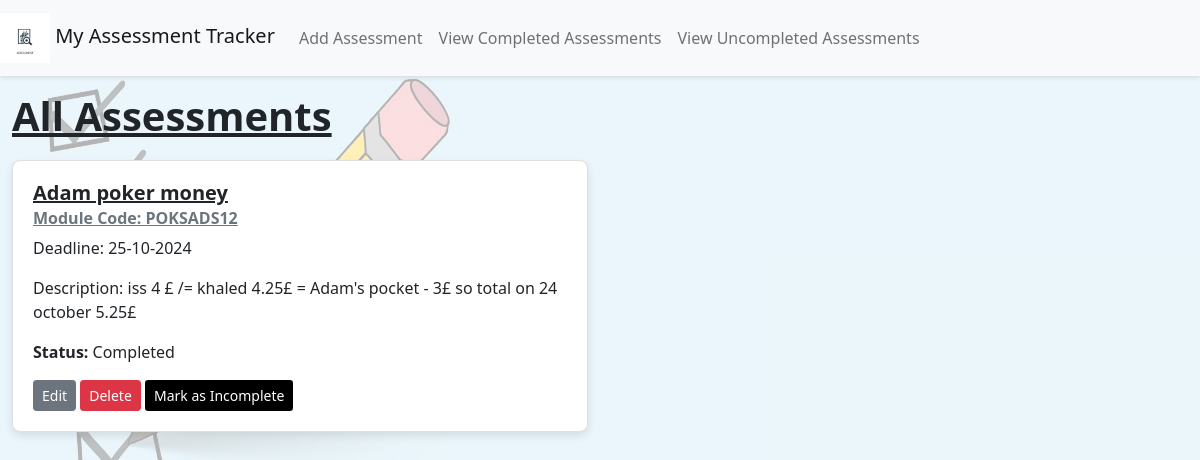
Before: / with the older database file.
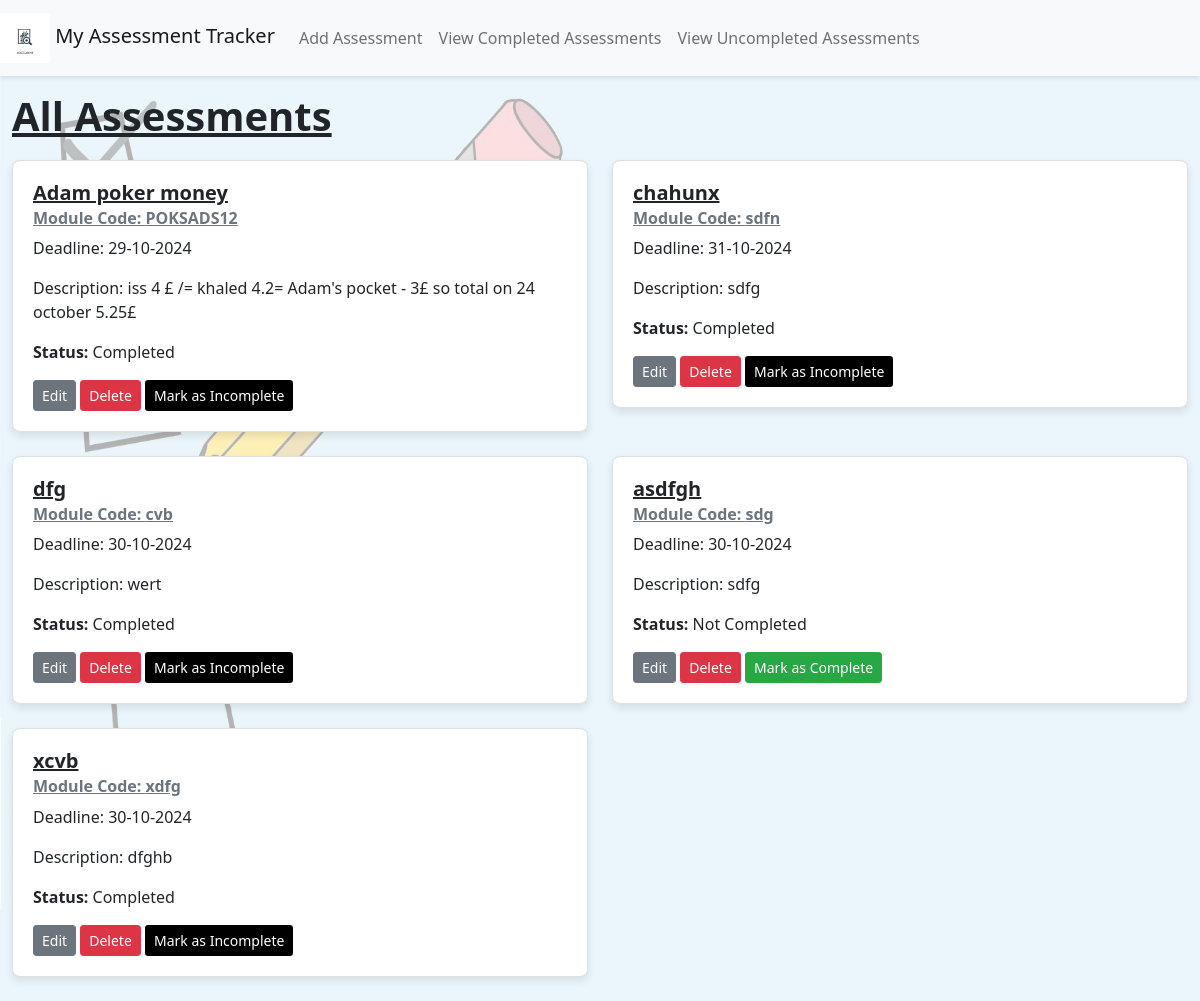
After: the same page with the newer database file.
### app/models.py (models this page shows)
class Assessment(db.Model):
    id = db.Column(db.Integer, primary_key=True)
    title = db.Column(db.String(100), nullable=False)
    module_code = db.Column(db.String(20), nullable=False)
    deadline_date = db.Column(db.DateTime, nullable=False)
    description = db.Column(db.Text, nullable=False)
    is_complete = db.Column(db.Boolean, default=False)

### app/views.py (the view)
@app.route('/')
def index():
    assessments = Assessment.query.all()
    return render_template(
        'index.html',
        title='All Assessments',
        assessments=assessments
    )

### app/templates/index.html (shortened to what this page needs)
<!DOCTYPE html>
<html lang="en">
{% extends "base.html" %}
{% block content %}
  <h1>All Assessments</h1>
  <div class="assessment-list" role="main" aria-labelledby="assessment-list">
    {% if assessments %}
      <div class="row">
        {% for assessment in assessments %}
          <div class="col-md-6 mb-4">
            <div class="card">
              <div class="card-body">
                <h5 class="card-title" id="assessment-title-{{ assessment.id }}">{{ assessment.title }}</h5>
                <h6 class="card-subtitle mb-2 text-muted">Module Code: {{ assessment.module_code }}</h6>
                <p class="card-text">Deadline: {{ assessment.deadline_date.strftime('%d-%m-%Y') }}</p>
                <p class="card-text">Description: {{ assessment.description }}</p>
                <p class="card-text"><strong>Status:</strong> {{ 'Completed' if assessment.is_complete else 'Not Completed' }}</p>
                <a href="{{ url_for('edit_assessment', assessment_id=assessment.id) }}" class="btn btn-secondary btn-sm mr-2" aria-label="Edit {{ assessment.title }}">Edit</a>
                <form action="{{ url_for('delete_assessment', assessment_id=assessment.id) }}" method="post" style="display:inline;">
                  <button type="submit" class="btn btn-danger btn-sm mr-2" aria-label="Delete {{ assessment.title }}">Delete</button>
                </form>
                {% if not assessment.is_complete %}
                  <form action="{{ url_for('mark_complete', assessment_id=assessment.id) }}" method="post" style="display:inline;">
                    <button type="submit" class="btn btn-success btn-sm" aria-label="Mark {{ assessment.title }} as Complete">Mark as Complete</button>
                  </form>
                {% else %}
                <form action="{{ url_for('mark_incomplete', assessment_id=assessment.id) }}?next=index" method="post" style="display:inline;">
                  <button type="submit" class="btn btn-sm" style="background-color: #000000 !important; color: #ffffff;" aria-label="Mark {{ assessment.title }} as Incomplete">Mark as Incomplete</button>
                </form>
                {% endif %}
              </div>
            </div>
          </div>
        {% endfor %}
      </div>
    {% else %}
      <div class="alert alert-info">
        <p>No assessments available at the moment. Sit back and relax!</p>
      </div>
    {% endif %}
  </div>
{% endblock %}

### app/templates/base.html (shortened to what this page needs)
<!DOCTYPE html>
<html lang="en">
  <head>
    <link rel="stylesheet" href="https://cdn.jsdelivr.net/npm/bootstrap@5.1.3/dist/css/bootstrap.min.css">
    <link rel="stylesheet" href="/static/style.css?v=1.0">
  </head>
  <body>
    <div class="background-wrapper">
      <div class="content">
        <nav class="navbar navbar-expand-lg navbar-light bg-light">
          <a class="navbar-brand" href="/">
            <img src="/static/logo.png" alt="Logo" style="width: 50px; height: 50px;">
            My Assessment Tracker
          </a>
          <div class="collapse navbar-collapse" id="navbarSupportedContent">
            <ul class="navbar-nav me-auto">
              <li class="nav-item"><a class="nav-link" href="/add">Add Assessment</a></li>
              <li class="nav-item"><a class="nav-link" href="/view_completed">View Completed Assessments</a></li>
              <li class="nav-item"><a class="nav-link" href="/view_uncompleted">View Uncompleted Assessments</a></li>
            </ul>
          </div>
        </nav>
        <div class="container">
          {% block content %}{% endblock %}
        </div>
      </div>
    </div>
  </body>
</html>

### app/static/style.css (style rules this page uses)
body, html { height: 100%; margin: 0; }
body { background-image: url('../static/background.jpg'); background-color: rgba(240, 248, 255, 0.8); background-size: cover; background-repeat: no-repeat; background-attachment: fixed; position: relative; z-index: -1; }
.background-wrapper { position: relative; height: 100%; }
.background-wrapper::before { content: ""; position: absolute; top: 0; left: 0; width: 100%; height: 100%; background-color: rgba(255, 255, 255, 0.7); z-index: 0; }
.container, .navbar, .card { position: relative; z-index: 1; }
.card { box-shadow: 0 4px 8px rgba(0, 0, 0, 0.1); transition: box-shadow 0.3s ease; border-radius: 8px; }
.card-body { padding: 20px; }
.btn { transition: background-color 0.3s, transform 0.3s; }
.btn-danger { background-color: #dc3545; border-color: #dc3545; }
.btn-success { background-color: #28a745; border-color: #28a745; }
.navbar { box-shadow: 0 2px 4px rgba(0, 0, 0, 0.1); }
a { color: #007bff; text-decoration: none; }
.container { max-width: 1200px; margin: 0 auto; }
.assessment-list { margin-top: 20px; }
h1, h2, h3, h4, h5, h6 { font-weight: bold; text-decoration: underline; }

Changed rows visible on the page:
changed Assessment "Adam poker money": deadline_date "25-10-2024" → "29-10-2024"; description "iss 4 £ /= khaled 4.25£ = Adam's pocket - 3£ so total on 24 october 5.25£" → "iss 4 £ /= khaled 4.2= Adam's pocket - 3£ so total on 24 october 5.25£"
added Assessment: title "chahunx", module_code "sdfn", deadline_date "31-10-2024", description "sdfg", is_complete "Completed"
added Assessment: title "dfg", module_code "cvb", deadline_date "30-10-2024", description "wert", is_complete "Completed"
added Assessment: title "asdfgh", module_code "sdg", deadline_date "30-10-2024", description "sdfg", is_complete "Not Completed"
added Assessment: title "xcvb", module_code "xdfg", deadline_date "30-10-2024", description "dfghb", is_complete "Completed"
